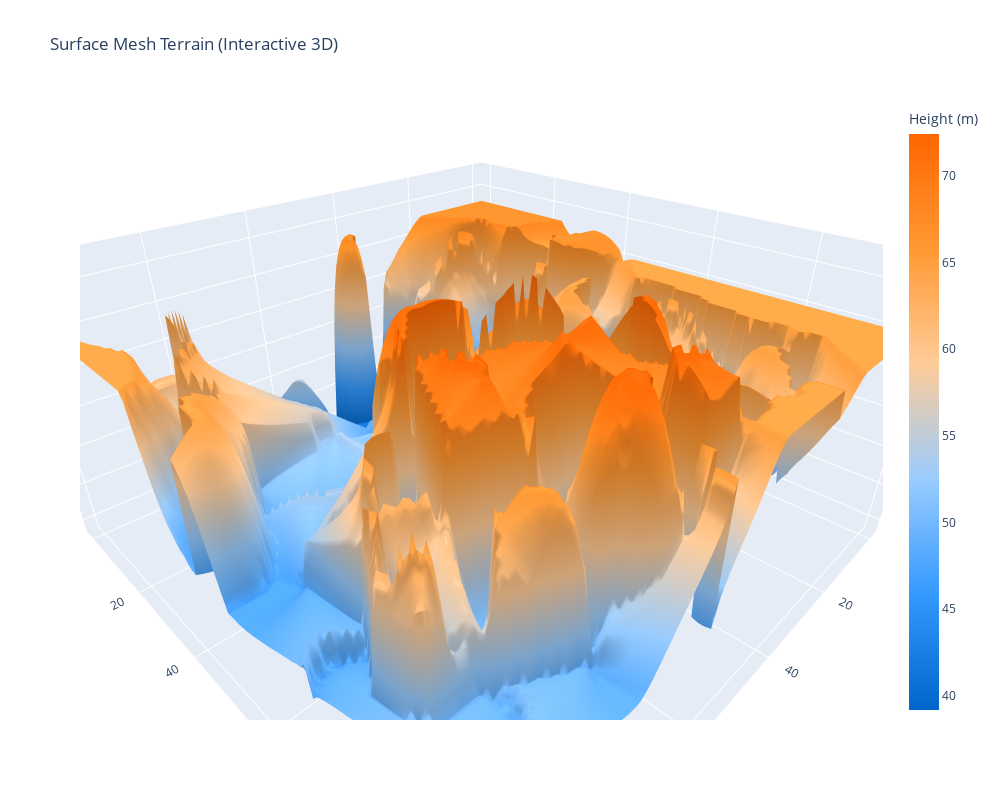

Notebook cell for this chart:
### Markdown cell above
## 4. 表面メッシュ3D可視化

### Code cell
def create_surface_mesh_3d(terrain, resolution=2):
    """表面メッシュのみの3D地形"""
    height, width = terrain.height_map.shape
    
    x = np.arange(0, width, resolution)
    y = np.arange(0, height, resolution)
    X, Y = np.meshgrid(x, y)
    
    Z = terrain.height_map[::resolution, ::resolution]
    
    return X, Y, Z

# カスタムカラースケール：青→オレンジ
blue_orange_scale = [
    [0.0, 'rgb(0, 102, 204)'],      # 深い青
    [0.2, 'rgb(51, 153, 255)'],     # 青
    [0.4, 'rgb(153, 204, 255)'],    # 明るい青
    [0.6, 'rgb(255, 204, 153)'],    # 明るいオレンジ
    [0.8, 'rgb(255, 153, 51)'],     # オレンジ
    [1.0, 'rgb(255, 102, 0)']       # 濃いオレンジ
]

# 表面メッシュを生成
X, Y, Z = create_surface_mesh_3d(terrain, resolution=1)

# Plotlyで表面メッシュ
fig = go.Figure(data=[go.Surface(
    x=X,
    y=Y,
    z=Z,
    colorscale=blue_orange_scale,
    colorbar=dict(title="Height (m)"),
    hovertemplate='X: %{x}<br>Y: %{y}<br>Height: %{z:.1f}m<extra></extra>'
)])

fig.update_layout(
    title='Surface Mesh Terrain (Interactive 3D)',
    scene=dict(
        xaxis_title='X',
        yaxis_title='Y',
        zaxis_title='Height (m)',
        aspectmode='manual',
        aspectratio=dict(x=2, y=2, z=1),
        camera=dict(
            eye=dict(x=1.5, y=1.5, z=1.2)
        )
    ),
    width=1000,
    height=800
)

fig.show()

### Figure 1 — Plotly figure (JSON) as saved in the notebook; plotly's stock layout.template omitted (floating-point values rounded to 4 significant figures; data arrays with more than 128 entries replaced by an {"elided": "..."} marker saying what was removed)
{"data": [{"colorbar": {"title": {"text": "Height (m)"}}, "colorscale": [[0, "rgb(0, 102, 204)"], [0.2, "rgb(51, 153, 255)"], [0.4, "rgb(153, 204, 255)"], [0.6, "rgb(255, 204, 153)"], [0.8, "rgb(255, 153, 51)"], [1, "rgb(255, 102, 0)"]], "hovertemplate": "X: %{x}<br>Y: %{y}<br>Height: %{z:.1f}m<extra></extra>", "type": "surface", "x": {"elided": "100x100 int values"}, "y": {"elided": "100x100 int values"}, "z": {"elided": "100x100 float values"}}], "layout": {"height": 800, "scene": {"aspectmode": "manual", "aspectratio": {"x": 2, "y": 2, "z": 1}, "camera": {"eye": {"x": 1.5, "y": 1.5, "z": 1.2}}, "xaxis": {"title": {"text": "X"}}, "yaxis": {"title": {"text": "Y"}}, "zaxis": {"title": {"text": "Height (m)"}}}, "title": {"text": "Surface Mesh Terrain (Interactive 3D)"}, "width": 1000}}
